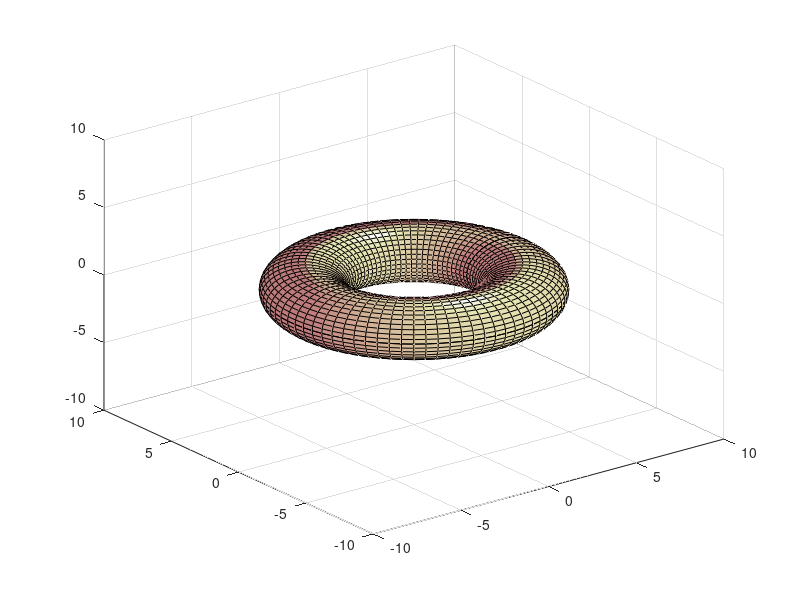

MATLAB code for this plot:
R = 5;
r = 2;
n = 40;
m = 20;
[U, V ] = meshgrid(linspace(0, 2*pi, 2*n), linspace(0, 2*pi, 2*m));
X = (R + r.*cos(V )).*cos(U );
Y = (R + r.*cos(V )).*sin(U );
Z = r.*sin(V );
surfl(X, Y, Z )
axis([-10 10 -10 10 -10 10])
axis on
colormap pink